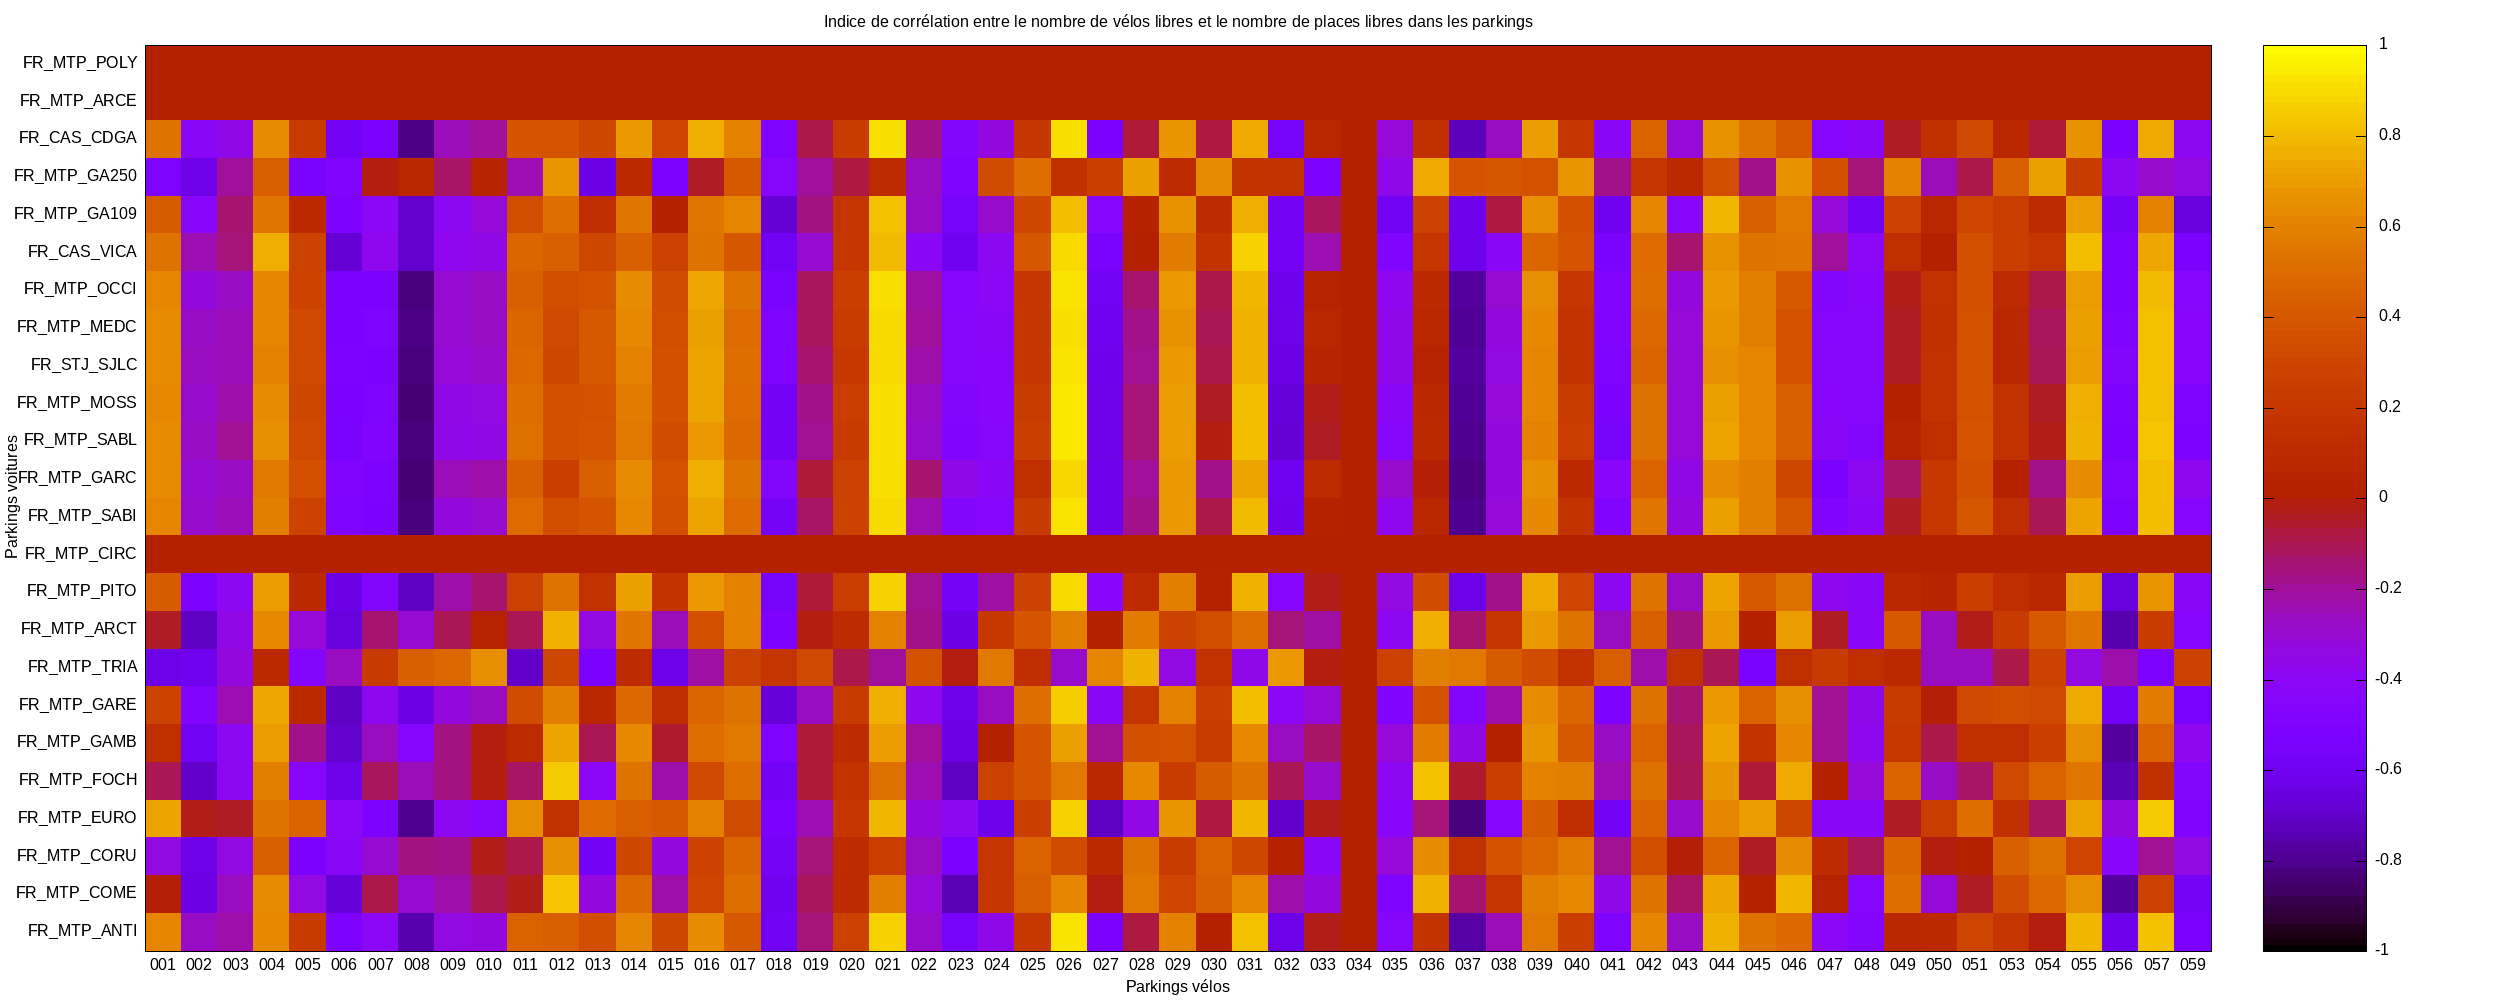

Write the gnuplot code that produced this figure.
set title "Indice de corrélation entre le nombre de vélos libres et le nombre de places libre dans les parkings"
set ylabel "Parking voiture"
set xlabel "Parking vélo"
set zlabel "Indice de corrélation"
set datafile separator comma
set terminal png size 2500,1000 enhanced
set output 'heatmap.png'
plot "heatmap.dat" matrix rowheaders columnheaders using 1:2:3 with image